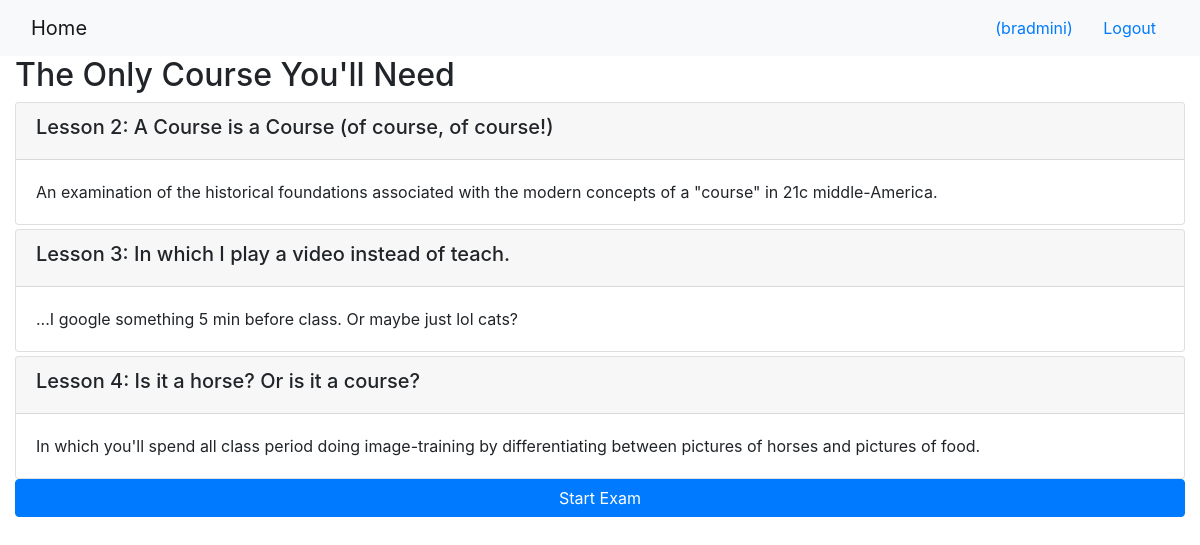
/onlinecourse/1/ (signed in), run on the app's committed database.
### onlinecourse/models.py (models this page shows, shortened)
class Course(models.Model):
    name = models.CharField(null=False, max_length=30, default='online course')
    image = models.ImageField(upload_to='course_images/')
    description = models.CharField(max_length=1000)
    pub_date = models.DateField(null=True)
    instructors = models.ManyToManyField(Instructor)
    users = models.ManyToManyField(settings.AUTH_USER_MODEL, through='Enrollment')
    total_enrollment = models.IntegerField(default=0)
    is_enrolled = False

class Lesson(models.Model):
    title = models.CharField(max_length=200, default="title")
    order = models.IntegerField(default=0)
    course = models.ForeignKey(Course, on_delete=models.CASCADE)
    content = models.TextField()

### onlinecourse/views.py (the view)
# urls.py: path('<int:pk>/', views.CourseDetailView.as_view(), name='course_details'),
class CourseDetailView(generic.DetailView):
    model = Course
    template_name = 'onlinecourse/course_detail_bootstrap.html'

### onlinecourse/templates/onlinecourse/course_detail_bootstrap.html (shortened to what this page needs)
<!DOCTYPE html>
<html lang="en">
<head>
     {% load static %}
    <link rel="stylesheet" href="https://maxcdn.bootstrapcdn.com/bootstrap/4.5.2/css/bootstrap.min.css">
</head>
<body>
    <nav class="navbar navbar-light bg-light">
        <div class="container-fluid">
            <div class="navbar-header">
                  <a class="navbar-brand" href="{% url 'onlinecourse:index' %}">Home</a>
            </div>
            <ul class="nav navbar-nav navbar-right">
                {% if user.is_authenticated %}
                <li>
                    <a class="btn btn-link" href="#">{{ user.first_name }}({{ user.username }})</a>
                    <a class="btn btn-link" href="{% url 'onlinecourse:logout' %}">Logout</a>
                </li>
                {% endif %}
            </ul>
        </div>
    </nav>
    <div class="container-fluid">
            <h2>{{ course.name }}</h2>
            <div class="card-columns-vertical">
                {% for lesson in course.lesson_set.all %}
                    <div class="card mt-1">
                        <div class="card-header"><h5>Lesson {{lesson.order|add:1}}: {{lesson.title}}</h5></div>
                        <div class="card-body">{{lesson.content}}</div>
                    </div>
                {% endfor %}
            </div>
            {% if user.is_authenticated %}
            <a href="#exam" class="btn btn-primary btn-block" data-toggle="collapse">Start Exam</a>
             {% endif %}
    </div>
</body>
</html>

### data on the page
Course: name "The Only Course You'll Need"
Lesson: order|add "2", title "A Course is a Course (of course, of course!)", content "An examination of the historical foundations associated with the modern concepts of a \"course\" in 21c middle-America."
Lesson: order|add "3", title "In which I play a video instead of teach.", content "...I google something 5 min before class. Or maybe just lol cats?"
Lesson: order|add "4", title "Is it a horse? Or is it a course?", content "In which you'll spend all class period doing image-training by differentiating between pictures of horses and pictures of food."

### other printed values
{{ user.username }} "bradmini"
